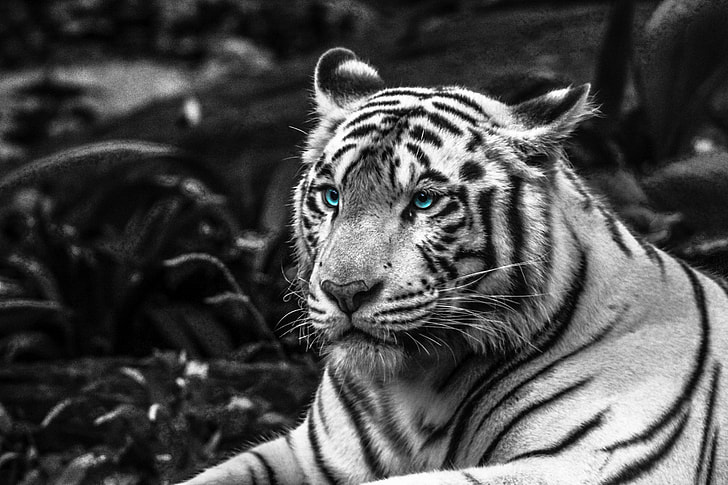
#> input picture grayscale.jpg, 728 x 485 px, found by its file name
$ python 12.py
#> lines starting #> are read from the running program, lines starting #| are printed output that depends on the picture; after the words box and inside, x2 and y2 are one past the last pixel; in counts of white or black regions, pixels touching at a corner belong together
import cv2
import numpy as np
import matplotlib.pyplot as plt

# Load image in grayscale
image = cv2.imread(r"C:\Users\shalu\Desktop\codes\MVPR\grayscale.jpg", 0)
#> image: shape (485, 728); min 0, max 255, mean 74.4

if image is None:
    print("Error loading image")
    exit()

# Convert to binary image
_, binary = cv2.threshold(image, 127, 255, cv2.THRESH_BINARY)
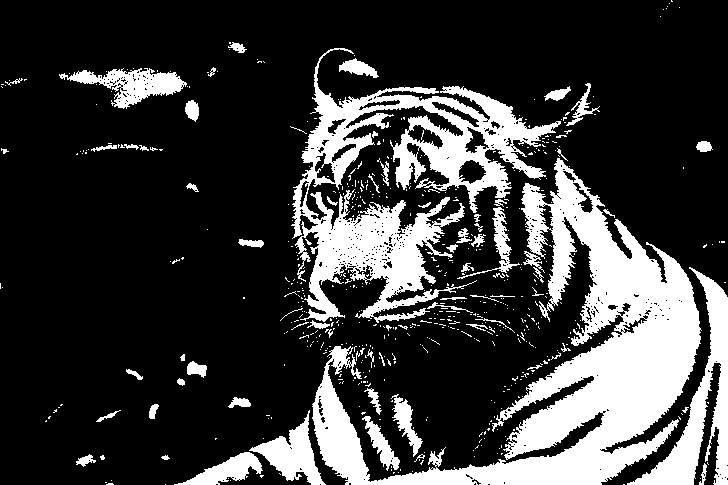
#> binary: shape (485, 728); 22.9% white; 600 white regions (531 under 20 px), largest, box (x1, y1, x2, y2) and area: (312, 158, 702, 485) 37878, (291, 48, 561, 323) 23227, (627, 267, 728, 485) 5945

# Structuring Element (5x5 Square)
kernel = cv2.getStructuringElement(cv2.MORPH_RECT, (5, 5))

# Opening = Erosion followed by Dilation
opening = cv2.morphologyEx(binary, cv2.MORPH_OPEN, kernel)
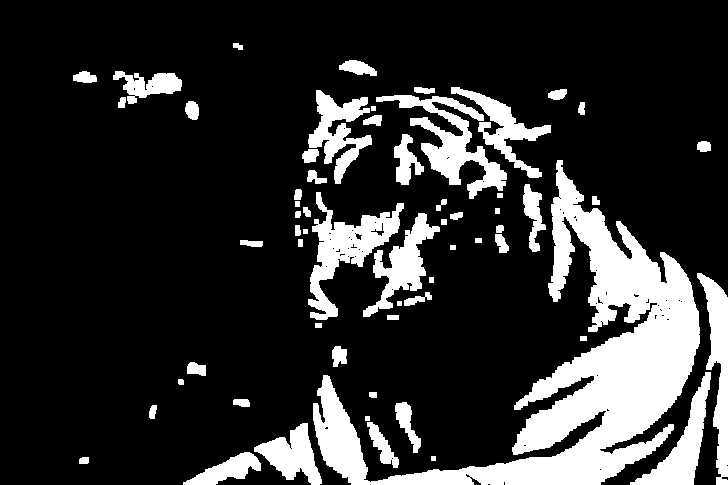
#> opening: shape (485, 728); 18.7% white; 61 white regions, largest, box (x1, y1, x2, y2) and area: (313, 160, 700, 485) 33644, (308, 192, 404, 320) 4078, (376, 95, 507, 199) 3961

# Closing = Dilation followed by Erosion
closing = cv2.morphologyEx(binary, cv2.MORPH_CLOSE, kernel)
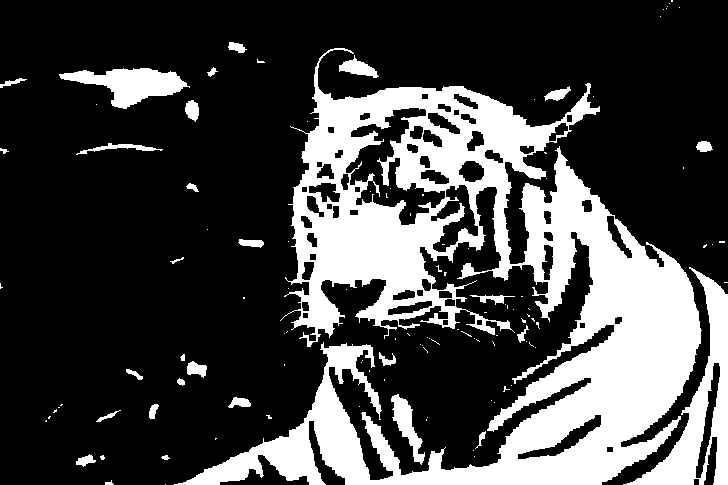
#> closing: shape (485, 728); 26.6% white; 116 white regions (86 under 20 px), largest, box (x1, y1, x2, y2) and area: (174, 48, 702, 485) 80657, (623, 267, 728, 485) 6330, (59, 68, 190, 109) 2629

# Display Results
plt.figure(figsize=(12, 8))

plt.subplot(2, 2, 1)
plt.imshow(binary, cmap='gray')
plt.title("Original Noisy Binary Image")
plt.axis('off')

plt.subplot(2, 2, 2)
plt.imshow(opening, cmap='gray')
plt.title("Opening (Erosion → Dilation)")
plt.axis('off')

plt.subplot(2, 2, 3)
plt.imshow(closing, cmap='gray')
plt.title("Closing (Dilation → Erosion)")
plt.axis('off')

plt.tight_layout()
plt.show()
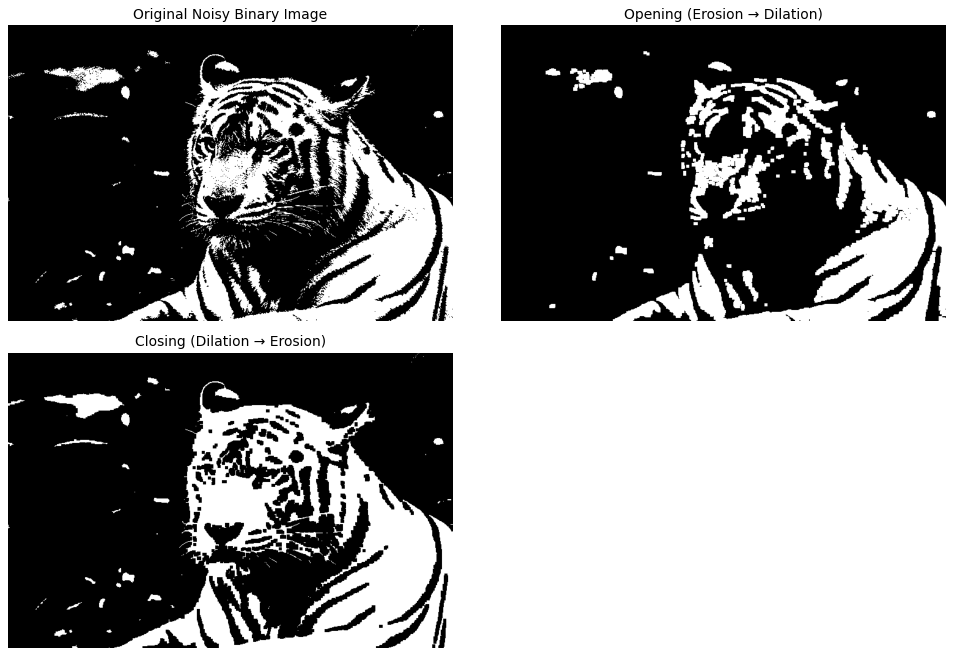
#> figure drawn by matplotlib, 3 panels
